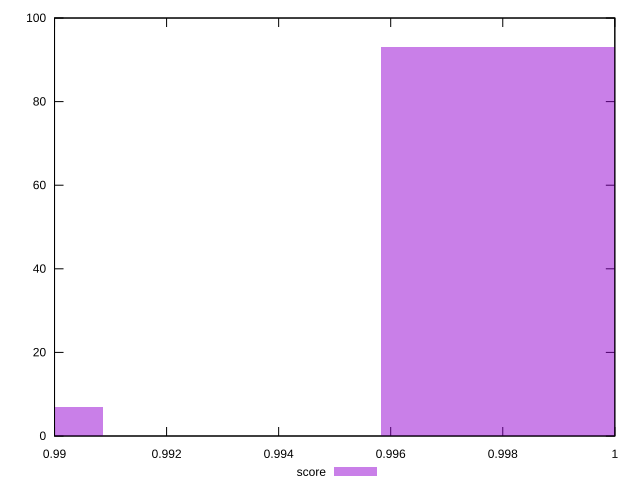

The gnuplot source for this figure:
reset

$score <<EOF
0.9883774639983125 7
0.9983109058475418 93
EOF

set key outside below
set boxwidth 0.004966720924614636
set xrange [0.99:1]
set yrange [0:100]
set trange [0:100]
set style fill transparent solid 0.5 noborder
set terminal svg size 640, 490 enhanced background rgb 'white'
set output "report_00019_2021-02-10T18-14-37.922Z//mainthread-work-breakdown/samples/pages+cached+noadtech+nomedia/score/histogram.svg"

plot $score title "score" with boxes

reset
